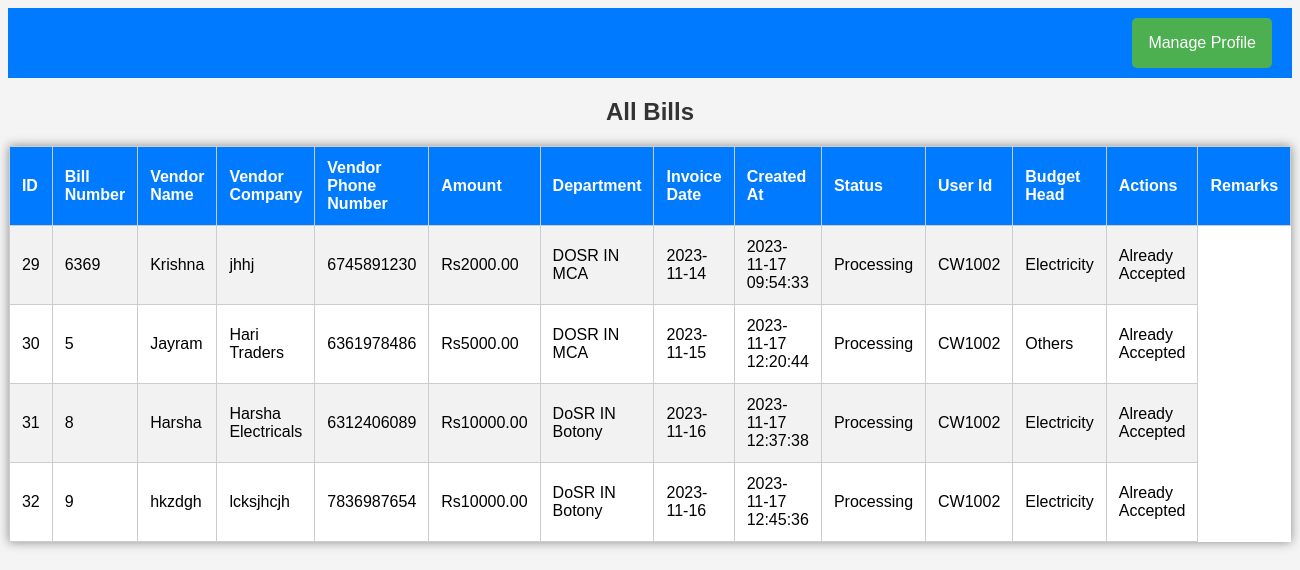
The page /Bill_Processing/case_worker_dashboard.php (signed in) on the database its author committed.
### tables this page shows
CREATE TABLE `bills` (
  `bill_id` int(11) NOT NULL,
  `bill_number` varchar(20) NOT NULL,
  `vendor_name` varchar(255) NOT NULL,
  `vendor_company` varchar(255) DEFAULT NULL,
  `phone_number` varchar(15) DEFAULT NULL,
  `amount` decimal(10,2) NOT NULL,
  `department` varchar(50) DEFAULT NULL,
  `invoice_date` date DEFAULT NULL,
  `created_at` timestamp NOT NULL DEFAULT current_timestamp(),
  `status` varchar(20) DEFAULT 'pending',
  `user_id` varchar(50) DEFAULT NULL,
  `budget_head` varchar(255) DEFAULT NULL
);

### Bill_Processing/case_worker_dashboard.php (the view, shortened to what this page needs)
<?php
include('db.php');
$user_id = $_SESSION["user_id"];
$query = "SELECT * FROM bills WHERE `user_id` = '$user_id'";
$result = mysqli_query($conn, $query);
?>
<!DOCTYPE html>
<html>
<head>
</head>
<body>
<header>
    <div class="dropdown">
    <button class="dropbtn">Manage Profile</button>
  </div>
</header>
<h2>All Bills</h2>
<table>
    <tr>
        <th>ID</th>
        <th>Bill Number</th>
        <th>Vendor Name</th>
        <th>Vendor Company</th>
        <th>Vendor Phone Number</th>
        <th>Amount</th>
        <th>Department</th>
        <th>Invoice Date</th>
        <th>Created At</th>
        <th>Status</th>
        <th>User Id</th>
        <th>Budget Head</th>
        <th>Actions</th>
        <th>Remarks</th>
    </tr>
    <?php while ($row = mysqli_fetch_assoc($result)) : ?>
        <tr>
            <td><?php echo $row['bill_id']; ?></td>
            <td><?php echo $row['bill_number']; ?></td>
            <td><?php echo $row['vendor_name']; ?></td>
            <td><?php echo $row['vendor_company']; ?></td>
            <td><?php echo $row['phone_number']; ?></td>
            <td>Rs<?php echo $row['amount']; ?></td>
            <td><?php echo $row['department']; ?></td>
            <td><?php echo $row['invoice_date']; ?></td>
            <td><?php echo $row['created_at']; ?></td>
            <?php if ($row['status'] == 'Rejected') : ?>
                <td>Already Rejected</td>
            <?php else : ?>
                <td><?php echo $row['status']; ?></td>
            <?php endif; ?>
            <td><?php echo $row['user_id']; ?></td>
            <td><?php echo $row['budget_head']; ?></td>
            <td>
                <?php if ($row['status'] != 'Processing' && $row['status'] != 'Rejected') : ?>
                    <form method="POST" action="">
                        <button type="submit" name="accept_bill">Accept</button>
                        <button type="submit" name="reject_bill">Reject</button>
                        <td><input type="text" name="remarks" placeholder="Enter Remarks" required></td>
                        <input type="hidden" name="bill_id" value="<?php echo $row['bill_id']; ?>">
                    </form>
                <?php elseif ($row['status'] == 'Rejected') : ?>
                    <span>Already Rejected</span>
                <?php else : ?>
                    <span>Already Accepted</span>
                <?php endif; ?>
            </td>
        </tr>
    <?php endwhile; ?>
</table>
</body>
</html>

### Bill_Processing/case_worker_dashboard.php (style rules this page uses)
body { font-family: Arial, sans-serif; background-color: #f4f4f4; margin, 0; padding: 0; }
h1, h2 { text-align: center; color: #333; margin-top: 20px; }
header { background-color: #007bff; color: #fff; padding: 35px; text-align: right; position: relative; }
table { border-collapse: collapse; width: 80%; margin: 20px auto; background-color: #fff; box-shadow: 0px 0px 10px #888888; }
th, td { border: 1px solid #ccc; padding: 12px; text-align: left; }
th { background-color: #007bff; color: #fff; }
tr:nth-child(even) { background-color: #f2f2f2; }
button { background-color: #28a745; color: #fff; border: none; padding: 8px 12px; border-radius: 5px; cursor: pointer; }
.dropdown { position: absolute; top: 50%; right: 20px; transform: translateY(-50%); }
.dropbtn { background-color: #4CAF50; color: white; padding: 16px; font-size: 16px; border: none; cursor: pointer; }

### rows shown on the page
bills: bill_id "29", bill_number "6369", vendor_name "Krishna", vendor_company "jhhj", phone_number "6745891230", amount "2000.00", department "DOSR IN MCA", invoice_date "2023-11-14", created_at "2023-11-17 09:54:33", status "Processing", user "CW1002", budget_head "Electricity", shows "Already Accepted"
bills: bill_id "30", bill_number "5", vendor_name "Jayram", vendor_company "Hari Traders", phone_number "6361978486", amount "5000.00", department "DOSR IN MCA", invoice_date "2023-11-15", created_at "2023-11-17 12:20:44", status "Processing", user "CW1002", budget_head "Others", shows "Already Accepted"
bills: bill_id "31", bill_number "8", vendor_name "Harsha", vendor_company "Harsha Electricals", phone_number "6312406089", amount "10000.00", department "DoSR IN Botony", invoice_date "2023-11-16", created_at "2023-11-17 12:37:38", status "Processing", user "CW1002", budget_head "Electricity", shows "Already Accepted"
bills: bill_id "32", bill_number "9", vendor_name "hkzdgh", vendor_company "lcksjhcjh", phone_number "7836987654", amount "10000.00", department "DoSR IN Botony", invoice_date "2023-11-16", created_at "2023-11-17 12:45:36", status "Processing", user "CW1002", budget_head "Electricity", shows "Already Accepted"
